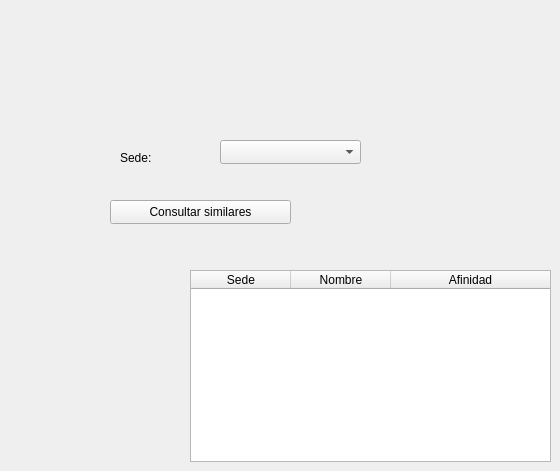
          <widget class="QWidget" name="grpSedesSimilaresCliente">
           <attribute name="title">
            <string>Afinidad entre sedes</string>
           </attribute>
           <widget class="QLabel" name="lblSedeSimilarCliente">
            <property name="geometry">
             <rect>
              <x>120</x>
              <y>150</y>
              <width>49</width>
              <height>16</height>
             </rect>
            </property>
            <property name="text">
             <string>Sede:</string>
            </property>
           </widget>
           <widget class="QComboBox" name="cmbSedeSimilarCliente">
            <property name="geometry">
             <rect>
              <x>220</x>
              <y>140</y>
              <width>141</width>
              <height>24</height>
             </rect>
            </property>
           </widget>
           <widget class="QPushButton" name="btnConsultarSedesSimilaresCliente">
            <property name="geometry">
             <rect>
              <x>110</x>
              <y>200</y>
              <width>181</width>
              <height>24</height>
             </rect>
            </property>
            <property name="text">
             <string>Consultar similares</string>
            </property>
           </widget>
           <widget class="QTableWidget" name="tblSedesSimilaresCliente">
            <property name="geometry">
             <rect>
              <x>190</x>
              <y>270</y>
              <width>361</width>
              <height>192</height>
             </rect>
            </property>
            <property name="editTriggers">
             <set>QAbstractItemView::EditTrigger::NoEditTriggers</set>
            </property>
            <property name="selectionBehavior">
             <enum>QAbstractItemView::SelectionBehavior::SelectRows</enum>
            </property>
            <attribute name="horizontalHeaderStretchLastSection">
             <bool>true</bool>
            </attribute>
            <column>
             <property name="text">
              <string>Sede</string>
             </property>
            </column>
            <column>
             <property name="text">
              <string>Nombre</string>
             </property>
            </column>
            <column>
             <property name="text">
              <string>Afinidad</string>
             </property>
            </column>
           </widget>
          </widget>
